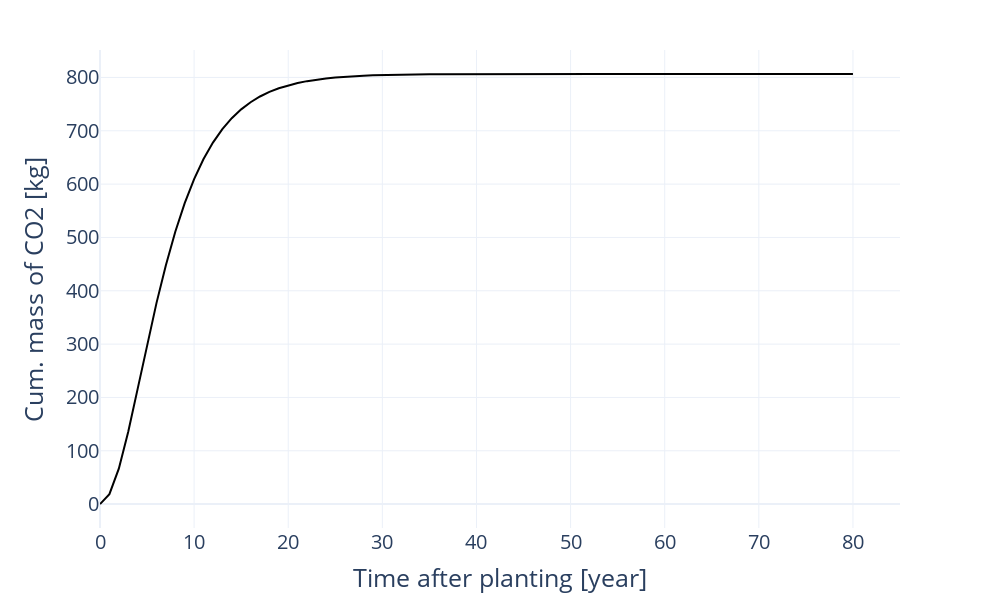

Write notebook code for a chart like this one.
### Code cell
fig = go.Figure()

MassCO2abs_integral = 0
MassCO2abs_integral_vector = []
for inst_uptake in CO2mass_vector:
    MassCO2abs_integral = MassCO2abs_integral + inst_uptake 
    MassCO2abs_integral_vector.append(MassCO2abs_integral)

fig.add_trace(go.Scatter(x=yj, y=MassCO2abs_integral_vector, mode='lines', line=dict(color="black")))

fig.update_xaxes(range=(0,85))

fig.update_layout(margin=dict(l=100, r=100, t=50, b=50), 
                  template = "plotly_white", 
                  width = 1000,
                  height = 600)

fig.update_layout(
    xaxis=dict(
        tickfont=dict(size=20),  
        title=dict(text="Time after planting [year]", font=dict(size=25))  
    ),
    yaxis=dict(
        tickfont=dict(size=20),  
        title=dict(text="Cum. mass of CO2 [kg]", font=dict(size=25)) 
    )
)

fig.show()
fig.write_image(r'C:\Users\frafr\OneDrive\Documenti\Polimi Magistrale\Tesi\word tesi\plots\CO2_mass_sequestration2.png', scale=5)

### Figure 1 — Plotly figure (JSON) as saved in the notebook; plotly's stock layout.template omitted (floating-point values rounded to 4 significant figures)
{"data": [{"line": {"color": "black"}, "mode": "lines", "type": "scatter", "x": [0, 1, 2, 3, 4, 5, 6, 7, 8, 9, 10, 11, 12, 13, 14, 15, 16, 17, 18, 19, 20, 21, 22, 23, 24, 25, 26, 27, 28, 29, 30, 31, 32, 33, 34, 35, 36, 37, 38, 39, 40, 41, 42, 43, 44, 45, 46, 47, 48, 49, 50, 51, 52, 53, 54, 55, 56, 57, 58, 59, 60, 61, 62, 63, 64, 65, 66, 67, 68, 69, 70, 71, 72, 73, 74, 75, 76, 77, 78, 79, 80], "y": [0, 18.67, 66.45, 135.8, 216.1, 298.4, 376.8, 448.1, 510.6, 564.3, 609.4, 647.0, 677.9, 703.2, 723.7, 740.2, 753.6, 764.3, 772.9, 779.7, 785.2, 789.6, 793.1, 795.9, 798.1, 799.8, 801.2, 802.3, 803.2, 803.9, 804.5, 804.9, 805.3, 805.6, 805.8, 806.0, 806.1, 806.2, 806.3, 806.4, 806.4, 806.5, 806.5, 806.6, 806.6, 806.6, 806.6, 806.6, 806.6, 806.6, 806.6, 806.6, 806.7, 806.7, 806.7, 806.7, 806.7, 806.7, 806.7, 806.7, 806.7, 806.7, 806.7, 806.7, 806.7, 806.7, 806.7, 806.7, 806.7, 806.7, 806.7, 806.7, 806.7, 806.7, 806.7, 806.7, 806.7, 806.7, 806.7, 806.7, 806.7]}], "layout": {"height": 600, "margin": {"b": 50, "l": 100, "r": 100, "t": 50}, "width": 1000, "xaxis": {"range": [0, 85], "tickfont": {"size": 20}, "title": {"font": {"size": 25}, "text": "Time after planting [year]"}}, "yaxis": {"tickfont": {"size": 20}, "title": {"font": {"size": 25}, "text": "Cum. mass of CO2 [kg]"}}}}
